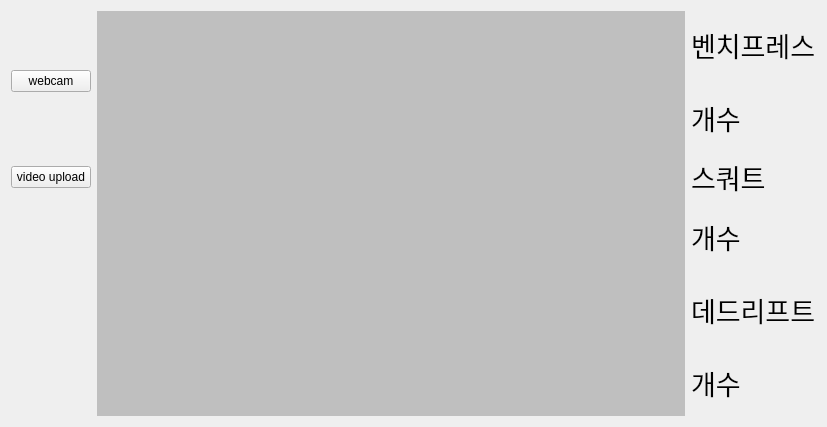
<?xml version="1.0" encoding="UTF-8"?>
<ui version="4.0">
 <class>Form</class>
 <widget class="QWidget" name="Form">
  <property name="geometry">
   <rect>
    <x>0</x>
    <y>0</y>
    <width>827</width>
    <height>427</height>
   </rect>
  </property>
  <property name="windowTitle">
   <string>Form</string>
  </property>
  <layout class="QGridLayout" name="gridLayout">
   <item row="0" column="0" rowspan="2">
    <widget class="QPushButton" name="btn_webcam">
     <property name="sizePolicy">
      <sizepolicy hsizetype="Fixed" vsizetype="Fixed">
       <horstretch>0</horstretch>
       <verstretch>0</verstretch>
      </sizepolicy>
     </property>
     <property name="text">
      <string>webcam</string>
     </property>
    </widget>
   </item>
   <item row="0" column="1" rowspan="6">
    <widget class="QLabel" name="lbl_image">
     <property name="styleSheet">
      <string notr="true">background-color : rgb(191, 191, 191)</string>
     </property>
     <property name="text">
      <string/>
     </property>
     <property name="scaledContents">
      <bool>true</bool>
     </property>
     <property name="wordWrap">
      <bool>false</bool>
     </property>
    </widget>
   </item>
   <item row="0" column="2">
    <widget class="QLabel" name="label_4">
     <property name="font">
      <font>
       <family>Agency FB</family>
       <pointsize>20</pointsize>
      </font>
     </property>
     <property name="text">
      <string>벤치프레스</string>
     </property>
    </widget>
   </item>
   <item row="1" column="2">
    <widget class="QLabel" name="lbl_bench">
     <property name="font">
      <font>
       <family>Agency FB</family>
       <pointsize>20</pointsize>
      </font>
     </property>
     <property name="text">
      <string>개수</string>
     </property>
    </widget>
   </item>
   <item row="2" column="0">
    <widget class="QPushButton" name="btn_upload">
     <property name="sizePolicy">
      <sizepolicy hsizetype="Fixed" vsizetype="Fixed">
       <horstretch>0</horstretch>
       <verstretch>0</verstretch>
      </sizepolicy>
     </property>
     <property name="text">
      <string>video upload</string>
     </property>
    </widget>
   </item>
   <item row="2" column="2">
    <widget class="QLabel" name="label_2">
     <property name="font">
      <font>
       <family>Agency FB</family>
       <pointsize>20</pointsize>
      </font>
     </property>
     <property name="text">
      <string>스쿼트</string>
     </property>
    </widget>
   </item>
   <item row="3" column="2">
    <widget class="QLabel" name="lbl_squat">
     <property name="font">
      <font>
       <family>Agency FB</family>
       <pointsize>20</pointsize>
      </font>
     </property>
     <property name="text">
      <string>개수</string>
     </property>
    </widget>
   </item>
   <item row="4" column="2">
    <widget class="QLabel" name="label_3">
     <property name="sizePolicy">
      <sizepolicy hsizetype="Maximum" vsizetype="Preferred">
       <horstretch>0</horstretch>
       <verstretch>0</verstretch>
      </sizepolicy>
     </property>
     <property name="font">
      <font>
       <family>Agency FB</family>
       <pointsize>20</pointsize>
      </font>
     </property>
     <property name="text">
      <string>데드리프트</string>
     </property>
    </widget>
   </item>
   <item row="5" column="2">
    <widget class="QLabel" name="lbl_dead">
     <property name="font">
      <font>
       <family>Agency FB</family>
       <pointsize>20</pointsize>
      </font>
     </property>
     <property name="text">
      <string>개수</string>
     </property>
    </widget>
   </item>
  </layout>
 </widget>
 <resources/>
 <connections/>
</ui>
